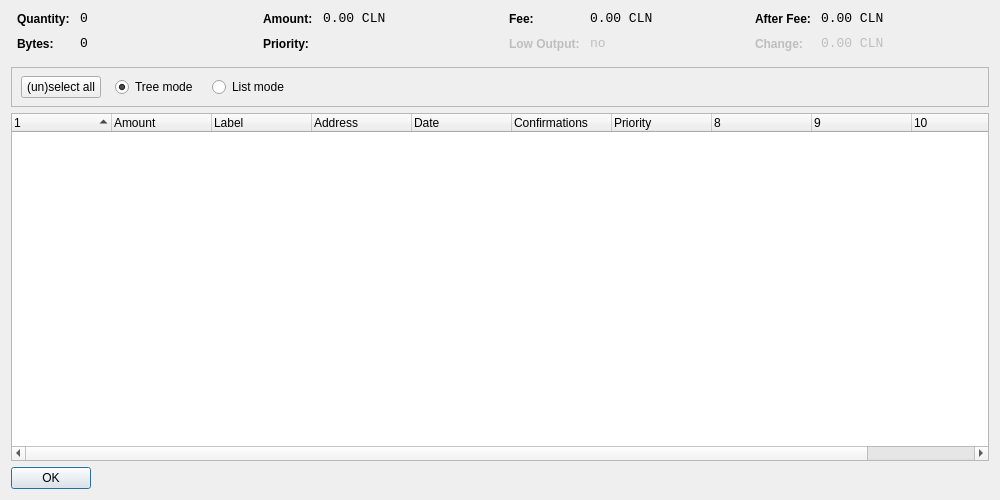
<?xml version="1.0" encoding="UTF-8"?>
<ui version="4.0">
 <class>CoinControlDialog</class>
 <widget class="QDialog" name="CoinControlDialog">
  <property name="geometry">
   <rect>
    <x>0</x>
    <y>0</y>
    <width>1000</width>
    <height>500</height>
   </rect>
  </property>
  <property name="windowTitle">
   <string>Coin Control</string>
  </property>
  <layout class="QVBoxLayout" name="verticalLayout">
   <item>
    <layout class="QHBoxLayout" name="horizontalLayoutTop" stretch="0,0,0,0">
     <property name="topMargin">
      <number>0</number>
     </property>
     <property name="bottomMargin">
      <number>10</number>
     </property>
     <item>
      <layout class="QFormLayout" name="formLayoutCoinControl1">
       <property name="horizontalSpacing">
        <number>10</number>
       </property>
       <property name="verticalSpacing">
        <number>10</number>
       </property>
       <property name="leftMargin">
        <number>6</number>
       </property>
       <property name="rightMargin">
        <number>6</number>
       </property>
       <item row="0" column="0">
        <widget class="QLabel" name="labelCoinControlQuantityText">
         <property name="styleSheet">
          <string notr="true">font-weight:bold;</string>
         </property>
         <property name="text">
          <string>Quantity:</string>
         </property>
        </widget>
       </item>
       <item row="0" column="1">
        <widget class="QLabel" name="labelCoinControlQuantity">
         <property name="font">
          <font>
           <family>Monospace</family>
           <pointsize>10</pointsize>
          </font>
         </property>
         <property name="cursor">
          <cursorShape>IBeamCursor</cursorShape>
         </property>
         <property name="contextMenuPolicy">
          <enum>Qt::ActionsContextMenu</enum>
         </property>
         <property name="text">
          <string notr="true">0</string>
         </property>
         <property name="textInteractionFlags">
          <set>Qt::LinksAccessibleByMouse|Qt::TextSelectableByKeyboard|Qt::TextSelectableByMouse</set>
         </property>
        </widget>
       </item>
       <item row="1" column="0">
        <widget class="QLabel" name="labelCoinControlBytesText">
         <property name="styleSheet">
          <string notr="true">font-weight:bold;</string>
         </property>
         <property name="text">
          <string>Bytes:</string>
         </property>
        </widget>
       </item>
       <item row="1" column="1">
        <widget class="QLabel" name="labelCoinControlBytes">
         <property name="font">
          <font>
           <family>Monospace</family>
           <pointsize>10</pointsize>
          </font>
         </property>
         <property name="cursor">
          <cursorShape>IBeamCursor</cursorShape>
         </property>
         <property name="contextMenuPolicy">
          <enum>Qt::ActionsContextMenu</enum>
         </property>
         <property name="text">
          <string notr="true">0</string>
         </property>
         <property name="textInteractionFlags">
          <set>Qt::LinksAccessibleByMouse|Qt::TextSelectableByKeyboard|Qt::TextSelectableByMouse</set>
         </property>
        </widget>
       </item>
      </layout>
     </item>
     <item>
      <layout class="QFormLayout" name="formLayoutCoinControl2">
       <property name="horizontalSpacing">
        <number>10</number>
       </property>
       <property name="verticalSpacing">
        <number>10</number>
       </property>
       <property name="leftMargin">
        <number>6</number>
       </property>
       <property name="rightMargin">
        <number>6</number>
       </property>
       <item row="0" column="0">
        <widget class="QLabel" name="labelCoinControlAmountText">
         <property name="styleSheet">
          <string notr="true">font-weight:bold;</string>
         </property>
         <property name="text">
          <string>Amount:</string>
         </property>
        </widget>
       </item>
       <item row="0" column="1">
        <widget class="QLabel" name="labelCoinControlAmount">
         <property name="font">
          <font>
           <family>Monospace</family>
           <pointsize>10</pointsize>
          </font>
         </property>
         <property name="cursor">
          <cursorShape>IBeamCursor</cursorShape>
         </property>
         <property name="contextMenuPolicy">
          <enum>Qt::ActionsContextMenu</enum>
         </property>
         <property name="text">
          <string notr="true">0.00 CLN</string>
         </property>
         <property name="textInteractionFlags">
          <set>Qt::LinksAccessibleByMouse|Qt::TextSelectableByKeyboard|Qt::TextSelectableByMouse</set>
         </property>
        </widget>
       </item>
       <item row="1" column="0">
        <widget class="QLabel" name="labelCoinControlPriorityText">
         <property name="styleSheet">
          <string notr="true">font-weight:bold;</string>
         </property>
         <property name="text">
          <string>Priority:</string>
         </property>
        </widget>
       </item>
       <item row="1" column="1">
        <widget class="QLabel" name="labelCoinControlPriority">
         <property name="font">
          <font>
           <family>Monospace</family>
           <pointsize>10</pointsize>
          </font>
         </property>
         <property name="cursor">
          <cursorShape>IBeamCursor</cursorShape>
         </property>
         <property name="contextMenuPolicy">
          <enum>Qt::ActionsContextMenu</enum>
         </property>
         <property name="text">
          <string/>
         </property>
         <property name="textInteractionFlags">
          <set>Qt::LinksAccessibleByMouse|Qt::TextSelectableByKeyboard|Qt::TextSelectableByMouse</set>
         </property>
        </widget>
       </item>
      </layout>
     </item>
     <item>
      <layout class="QFormLayout" name="formLayoutCoinControl3">
       <property name="horizontalSpacing">
        <number>10</number>
       </property>
       <property name="verticalSpacing">
        <number>10</number>
       </property>
       <property name="leftMargin">
        <number>6</number>
       </property>
       <property name="rightMargin">
        <number>6</number>
       </property>
       <item row="0" column="0">
        <widget class="QLabel" name="labelCoinControlFeeText">
         <property name="styleSheet">
          <string notr="true">font-weight:bold;</string>
         </property>
         <property name="text">
          <string>Fee:</string>
         </property>
        </widget>
       </item>
       <item row="0" column="1">
        <widget class="QLabel" name="labelCoinControlFee">
         <property name="font">
          <font>
           <family>Monospace</family>
           <pointsize>10</pointsize>
          </font>
         </property>
         <property name="cursor">
          <cursorShape>IBeamCursor</cursorShape>
         </property>
         <property name="contextMenuPolicy">
          <enum>Qt::ActionsContextMenu</enum>
         </property>
         <property name="text">
          <string notr="true">0.00 CLN</string>
         </property>
         <property name="textInteractionFlags">
          <set>Qt::LinksAccessibleByMouse|Qt::TextSelectableByKeyboard|Qt::TextSelectableByMouse</set>
         </property>
        </widget>
       </item>
       <item row="1" column="0">
        <widget class="QLabel" name="labelCoinControlLowOutputText">
         <property name="enabled">
          <bool>false</bool>
         </property>
         <property name="styleSheet">
          <string notr="true">font-weight:bold;</string>
         </property>
         <property name="text">
          <string>Low Output:</string>
         </property>
        </widget>
       </item>
       <item row="1" column="1">
        <widget class="QLabel" name="labelCoinControlLowOutput">
         <property name="enabled">
          <bool>false</bool>
         </property>
         <property name="font">
          <font>
           <family>Monospace</family>
           <pointsize>10</pointsize>
          </font>
         </property>
         <property name="cursor">
          <cursorShape>IBeamCursor</cursorShape>
         </property>
         <property name="contextMenuPolicy">
          <enum>Qt::ActionsContextMenu</enum>
         </property>
         <property name="text">
          <string notr="true">no</string>
         </property>
         <property name="textInteractionFlags">
          <set>Qt::LinksAccessibleByMouse|Qt::TextSelectableByKeyboard|Qt::TextSelectableByMouse</set>
         </property>
        </widget>
       </item>
      </layout>
     </item>
     <item>
      <layout class="QFormLayout" name="formLayoutCoinControl4">
       <property name="horizontalSpacing">
        <number>10</number>
       </property>
       <property name="verticalSpacing">
        <number>10</number>
       </property>
       <property name="leftMargin">
        <number>6</number>
       </property>
       <property name="rightMargin">
        <number>6</number>
       </property>
       <item row="0" column="0">
        <widget class="QLabel" name="labelCoinControlAfterFeeText">
         <property name="styleSheet">
          <string notr="true">font-weight:bold;</string>
         </property>
         <property name="text">
          <string>After Fee:</string>
         </property>
        </widget>
       </item>
       <item row="0" column="1">
        <widget class="QLabel" name="labelCoinControlAfterFee">
         <property name="font">
          <font>
           <family>Monospace</family>
           <pointsize>10</pointsize>
          </font>
         </property>
         <property name="cursor">
          <cursorShape>IBeamCursor</cursorShape>
         </property>
         <property name="contextMenuPolicy">
          <enum>Qt::ActionsContextMenu</enum>
         </property>
         <property name="text">
          <string notr="true">0.00 CLN</string>
         </property>
         <property name="textInteractionFlags">
          <set>Qt::LinksAccessibleByMouse|Qt::TextSelectableByKeyboard|Qt::TextSelectableByMouse</set>
         </property>
        </widget>
       </item>
       <item row="1" column="0">
        <widget class="QLabel" name="labelCoinControlChangeText">
         <property name="enabled">
          <bool>false</bool>
         </property>
         <property name="styleSheet">
          <string notr="true">font-weight:bold;</string>
         </property>
         <property name="text">
          <string>Change:</string>
         </property>
        </widget>
       </item>
       <item row="1" column="1">
        <widget class="QLabel" name="labelCoinControlChange">
         <property name="enabled">
          <bool>false</bool>
         </property>
         <property name="font">
          <font>
           <family>Monospace</family>
           <pointsize>10</pointsize>
          </font>
         </property>
         <property name="cursor">
          <cursorShape>IBeamCursor</cursorShape>
         </property>
         <property name="contextMenuPolicy">
          <enum>Qt::ActionsContextMenu</enum>
         </property>
         <property name="text">
          <string notr="true">0.00 CLN</string>
         </property>
         <property name="textInteractionFlags">
          <set>Qt::LinksAccessibleByMouse|Qt::TextSelectableByKeyboard|Qt::TextSelectableByMouse</set>
         </property>
        </widget>
       </item>
      </layout>
     </item>
    </layout>
   </item>
   <item>
    <widget class="QFrame" name="frame">
     <property name="minimumSize">
      <size>
       <width>0</width>
       <height>40</height>
      </size>
     </property>
     <property name="frameShape">
      <enum>QFrame::StyledPanel</enum>
     </property>
     <property name="frameShadow">
      <enum>QFrame::Sunken</enum>
     </property>
     <widget class="QWidget" name="horizontalLayoutWidget">
      <property name="geometry">
       <rect>
        <x>10</x>
        <y>0</y>
        <width>781</width>
        <height>41</height>
       </rect>
      </property>
      <layout class="QHBoxLayout" name="horizontalLayoutPanel" stretch="0,0,0,0,0">
       <property name="spacing">
        <number>14</number>
       </property>
       <item>
        <widget class="QPushButton" name="pushButtonSelectAll">
         <property name="sizePolicy">
          <sizepolicy hsizetype="Maximum" vsizetype="Fixed">
           <horstretch>0</horstretch>
           <verstretch>0</verstretch>
          </sizepolicy>
         </property>
         <property name="text">
          <string>(un)select all</string>
         </property>
        </widget>
       </item>
       <item>
        <widget class="QRadioButton" name="radioTreeMode">
         <property name="sizePolicy">
          <sizepolicy hsizetype="Maximum" vsizetype="Fixed">
           <horstretch>0</horstretch>
           <verstretch>0</verstretch>
          </sizepolicy>
         </property>
         <property name="text">
          <string>Tree mode</string>
         </property>
         <property name="checked">
          <bool>true</bool>
         </property>
        </widget>
       </item>
       <item>
        <widget class="QRadioButton" name="radioListMode">
         <property name="sizePolicy">
          <sizepolicy hsizetype="Maximum" vsizetype="Fixed">
           <horstretch>0</horstretch>
           <verstretch>0</verstretch>
          </sizepolicy>
         </property>
         <property name="text">
          <string>List mode</string>
         </property>
        </widget>
       </item>
       <item>
        <spacer name="horizontalSpacer">
         <property name="orientation">
          <enum>Qt::Horizontal</enum>
         </property>
         <property name="sizeHint" stdset="0">
          <size>
           <width>40</width>
           <height>20</height>
          </size>
         </property>
        </spacer>
       </item>
      </layout>
     </widget>
    </widget>
   </item>
   <item>
    <widget class="CoinControlTreeWidget" name="treeWidget">
     <property name="contextMenuPolicy">
      <enum>Qt::CustomContextMenu</enum>
     </property>
     <property name="sortingEnabled">
      <bool>false</bool>
     </property>
     <property name="columnCount">
      <number>11</number>
     </property>
     <attribute name="headerShowSortIndicator" stdset="0">
      <bool>true</bool>
     </attribute>
     <attribute name="headerStretchLastSection">
      <bool>false</bool>
     </attribute>
     <column>
      <property name="text">
       <string/>
      </property>
     </column>
     <column>
      <property name="text">
       <string>Amount</string>
      </property>
     </column>
     <column>
      <property name="text">
       <string>Label</string>
      </property>
     </column>
     <column>
      <property name="text">
       <string>Address</string>
      </property>
     </column>
     <column>
      <property name="text">
       <string>Date</string>
      </property>
     </column>
     <column>
      <property name="text">
       <string>Confirmations</string>
      </property>
      <property name="toolTip">
       <string>Confirmed</string>
      </property>
     </column>
     <column>
      <property name="text">
       <string>Priority</string>
      </property>
     </column>
     <column>
      <property name="text">
       <string/>
      </property>
     </column>
     <column>
      <property name="text">
       <string/>
      </property>
     </column>
     <column>
      <property name="text">
       <string/>
      </property>
     </column>
     <column>
      <property name="text">
       <string/>
      </property>
     </column>
    </widget>
   </item>
   <item>
    <widget class="QDialogButtonBox" name="buttonBox">
     <property name="sizePolicy">
      <sizepolicy hsizetype="Maximum" vsizetype="Fixed">
       <horstretch>0</horstretch>
       <verstretch>0</verstretch>
      </sizepolicy>
     </property>
     <property name="orientation">
      <enum>Qt::Horizontal</enum>
     </property>
     <property name="standardButtons">
      <set>QDialogButtonBox::Ok</set>
     </property>
    </widget>
   </item>
  </layout>
 </widget>
 <customwidgets>
  <customwidget>
   <class>CoinControlTreeWidget</class>
   <extends>QTreeWidget</extends>
   <header>coincontroltreewidget.h</header>
  </customwidget>
 </customwidgets>
 <resources/>
 <connections/>
</ui>
